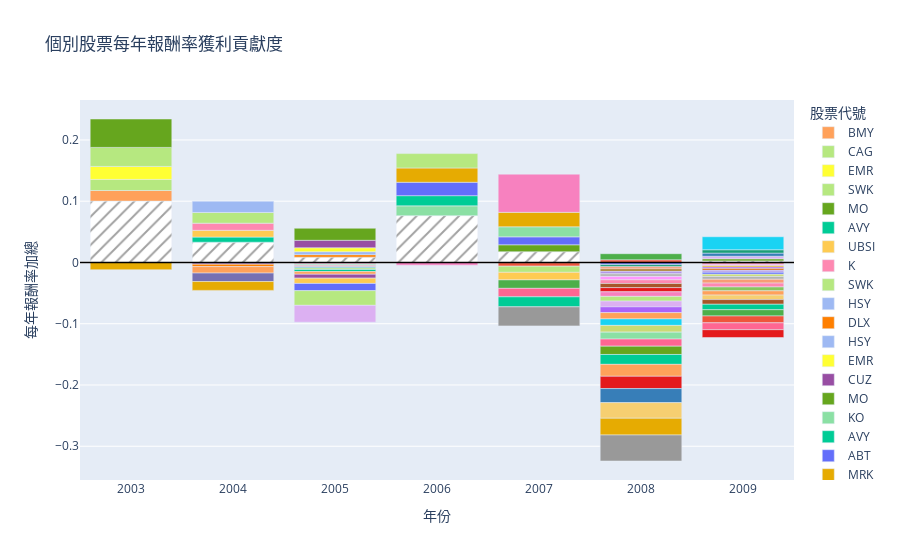

Notebook source saved alongside this figure:
### Code cell
_, _ = opt_rep_pe.calc_returns_contrib(5)

### Figure 1 — Plotly figure (JSON) as saved in the notebook; plotly's stock layout.template omitted (floating-point values rounded to 4 significant figures)
{"data": [{"hovertemplate": "%{x}<br>%{y:.2%}<br>MRK<extra></extra>", "marker": {"color": "rgb(230,171,2)"}, "name": "MRK", "offsetgroup": "MRK", "showlegend": false, "type": "bar", "x": [2003], "y": [-0.01182]}, {"base": 0, "hovertemplate": "%{x}<br>其他: %{y:.2%}<extra></extra>", "marker": {"color": "white", "pattern": {"shape": "/"}}, "name": "其他 (2003)", "offsetgroup": "其他", "showlegend": false, "type": "bar", "x": [2003], "y": [0.1002]}, {"base": 0.1002, "hovertemplate": "BMY: 1.73%<extra></extra>", "marker": {"color": "#FFA15A"}, "name": "BMY", "offsetgroup": "BMY", "type": "bar", "x": [2003], "y": [0.01734]}, {"base": 0.1175, "hovertemplate": "CAG: 1.81%<extra></extra>", "marker": {"color": "#B6E880"}, "name": "CAG", "offsetgroup": "CAG", "type": "bar", "x": [2003], "y": [0.01808]}, {"base": 0.1356, "hovertemplate": "EMR: 2.12%<extra></extra>", "marker": {"color": "rgb(255,255,51)"}, "name": "EMR", "offsetgroup": "EMR", "type": "bar", "x": [2003], "y": [0.02123]}, {"base": 0.1568, "hovertemplate": "SWK: 3.10%<extra></extra>", "marker": {"color": "#B6E880"}, "name": "SWK", "offsetgroup": "SWK", "type": "bar", "x": [2003], "y": [0.03102]}, {"base": 0.1878, "hovertemplate": "MO: 4.64%<extra></extra>", "marker": {"color": "rgb(102,166,30)"}, "name": "MO", "offsetgroup": "MO", "type": "bar", "x": [2003], "y": [0.04637]}, {"hovertemplate": "%{x}<br>%{y:.2%}<br>ABT<extra></extra>", "marker": {"color": "#636EFA"}, "name": "ABT", "offsetgroup": "ABT", "showlegend": false, "type": "bar", "x": [2004], "y": [-0.0008529]}, {"hovertemplate": "%{x}<br>%{y:.2%}<br>VTR<extra></extra>", "marker": {"color": "rgb(152,78,163)"}, "name": "VTR", "offsetgroup": "VTR", "showlegend": false, "type": "bar", "x": [2004], "y": [-0.001988]}, {"hovertemplate": "%{x}<br>%{y:.2%}<br>DLX<extra></extra>", "marker": {"color": "rgb(255,127,0)"}, "name": "DLX", "offsetgroup": "DLX", "showlegend": false, "type": "bar", "x": [2004], "y": [-0.0039]}, {"hovertemplate": "%{x}<br>%{y:.2%}<br>BMY<extra></extra>", "marker": {"color": "#FFA15A"}, "name": "BMY", "offsetgroup": "BMY", "showlegend": false, "type": "bar", "x": [2004], "y": [-0.01058]}, {"hovertemplate": "%{x}<br>%{y:.2%}<br>MMC<extra></extra>", "marker": {"color": "rgb(117,112,179)"}, "name": "MMC", "offsetgroup": "MMC", "showlegend": false, "type": "bar", "x": [2004], "y": [-0.01382]}, {"hovertemplate": "%{x}<br>%{y:.2%}<br>MRK<extra></extra>", "marker": {"color": "rgb(230,171,2)"}, "name": "MRK", "offsetgroup": "MRK", "showlegend": false, "type": "bar", "x": [2004], "y": [-0.01442]}, {"base": 0, "hovertemplate": "%{x}<br>其他: %{y:.2%}<extra></extra>", "marker": {"color": "white", "pattern": {"shape": "/"}}, "name": "其他 (2004)", "offsetgroup": "其他", "showlegend": false, "type": "bar", "x": [2004], "y": [0.0331]}, {"base": 0.0331, "hovertemplate": "AVY: 0.83%<extra></extra>", "marker": {"color": "#00CC96"}, "name": "AVY", "offsetgroup": "AVY", "type": "bar", "x": [2004], "y": [0.008344]}, {"base": 0.04144, "hovertemplate": "UBSI: 1.11%<extra></extra>", "marker": {"color": "#FECB52"}, "name": "UBSI", "offsetgroup": "UBSI", "type": "bar", "x": [2004], "y": [0.01105]}, {"base": 0.05249, "hovertemplate": "K: 1.16%<extra></extra>", "marker": {"color": "rgb(254, 136, 177)"}, "name": "K", "offsetgroup": "K", "type": "bar", "x": [2004], "y": [0.01162]}, {"base": 0.06411, "hovertemplate": "SWK: 1.75%<extra></extra>", "marker": {"color": "#B6E880"}, "name": "SWK", "offsetgroup": "SWK", "type": "bar", "x": [2004], "y": [0.01752]}, {"base": 0.08163, "hovertemplate": "HSY: 1.84%<extra></extra>", "marker": {"color": "rgb(158, 185, 243)"}, "name": "HSY", "offsetgroup": "HSY", "type": "bar", "x": [2004], "y": [0.01839]}, {"hovertemplate": "%{x}<br>%{y:.2%}<br>MMC<extra></extra>", "marker": {"color": "rgb(117,112,179)"}, "name": "MMC", "offsetgroup": "MMC", "showlegend": false, "type": "bar", "x": [2005], "y": [-0.001296]}, {"hovertemplate": "%{x}<br>%{y:.2%}<br>K<extra></extra>", "marker": {"color": "rgb(254, 136, 177)"}, "name": "K", "offsetgroup": "K", "showlegend": false, "type": "bar", "x": [2005], "y": [-0.001741]}, {"hovertemplate": "%{x}<br>%{y:.2%}<br>KO<extra></extra>", "marker": {"color": "rgb(139, 224, 164)"}, "name": "KO", "offsetgroup": "KO", "showlegend": false, "type": "bar", "x": [2005], "y": [-0.0018]}, {"hovertemplate": "%{x}<br>%{y:.2%}<br>SON<extra></extra>", "marker": {"color": "#FF6692"}, "name": "SON", "offsetgroup": "SON", "showlegend": false, "type": "bar", "x": [2005], "y": [-0.001973]}, {"hovertemplate": "%{x}<br>%{y:.2%}<br>FUN<extra></extra>", "marker": {"color": "rgb(102, 197, 204)"}, "name": "FUN", "offsetgroup": "FUN", "showlegend": false, "type": "bar", "x": [2005], "y": [-0.002216]}, {"hovertemplate": "%{x}<br>%{y:.2%}<br>SWK<extra></extra>", "marker": {"color": "#B6E880"}, "name": "SWK", "offsetgroup": "SWK", "showlegend": false, "type": "bar", "x": [2005], "y": [-0.002454]}, {"hovertemplate": "%{x}<br>%{y:.2%}<br>AVY<extra></extra>", "marker": {"color": "#00CC96"}, "name": "AVY", "offsetgroup": "AVY", "showlegend": false, "type": "bar", "x": [2005], "y": [-0.003459]}, {"hovertemplate": "%{x}<br>%{y:.2%}<br>BMY<extra></extra>", "marker": {"color": "#FFA15A"}, "name": "BMY", "offsetgroup": "BMY", "showlegend": false, "type": "bar", "x": [2005], "y": [-0.004277]}, {"hovertemplate": "%{x}<br>%{y:.2%}<br>VTR<extra></extra>", "marker": {"color": "rgb(152,78,163)"}, "name": "VTR", "offsetgroup": "VTR", "showlegend": false, "type": "bar", "x": [2005], "y": [-0.006426]}, {"hovertemplate": "%{x}<br>%{y:.2%}<br>UBSI<extra></extra>", "marker": {"color": "#FECB52"}, "name": "UBSI", "offsetgroup": "UBSI", "showlegend": false, "type": "bar", "x": [2005], "y": [-0.008606]}, {"hovertemplate": "%{x}<br>%{y:.2%}<br>ABT<extra></extra>", "marker": {"color": "#636EFA"}, "name": "ABT", "offsetgroup": "ABT", "showlegend": false, "type": "bar", "x": [2005], "y": [-0.01175]}, {"hovertemplate": "%{x}<br>%{y:.2%}<br>CAG<extra></extra>", "marker": {"color": "#B6E880"}, "name": "CAG", "offsetgroup": "CAG", "showlegend": false, "type": "bar", "x": [2005], "y": [-0.02404]}, {"hovertemplate": "%{x}<br>%{y:.2%}<br>GOGL<extra></extra>", "marker": {"color": "rgb(220, 176, 242)"}, "name": "GOGL", "offsetgroup": "GOGL", "showlegend": false, "type": "bar", "x": [2005], "y": [-0.02745]}, {"base": 0, "hovertemplate": "%{x}<br>其他: %{y:.2%}<extra></extra>", "marker": {"color": "white", "pattern": {"shape": "/"}}, "name": "其他 (2005)", "offsetgroup": "其他", "showlegend": false, "type": "bar", "x": [2005], "y": [0.008717]}, {"base": 0.008717, "hovertemplate": "DLX: 0.40%<extra></extra>", "marker": {"color": "rgb(255,127,0)"}, "name": "DLX", "offsetgroup": "DLX", "type": "bar", "x": [2005], "y": [0.004047]}, {"base": 0.01276, "hovertemplate": "HSY: 0.49%<extra></extra>", "marker": {"color": "rgb(158, 185, 243)"}, "name": "HSY", "offsetgroup": "HSY", "type": "bar", "x": [2005], "y": [0.004861]}, {"base": 0.01762, "hovertemplate": "EMR: 0.64%<extra></extra>", "marker": {"color": "rgb(255,255,51)"}, "name": "EMR", "offsetgroup": "EMR", "type": "bar", "x": [2005], "y": [0.00644]}, {"base": 0.02406, "hovertemplate": "CUZ: 1.21%<extra></extra>", "marker": {"color": "rgb(152,78,163)"}, "name": "CUZ", "offsetgroup": "CUZ", "type": "bar", "x": [2005], "y": [0.01215]}, {"base": 0.03621, "hovertemplate": "MO: 1.96%<extra></extra>", "marker": {"color": "rgb(102,166,30)"}, "name": "MO", "offsetgroup": "MO", "type": "bar", "x": [2005], "y": [0.01963]}, {"hovertemplate": "%{x}<br>%{y:.2%}<br>FCX<extra></extra>", "marker": {"color": "rgb(247,129,191)"}, "name": "FCX", "offsetgroup": "FCX", "showlegend": false, "type": "bar", "x": [2006], "y": [-0.00445]}, {"base": 0, "hovertemplate": "%{x}<br>其他: %{y:.2%}<extra></extra>", "marker": {"color": "white", "pattern": {"shape": "/"}}, "name": "其他 (2006)", "offsetgroup": "其他", "showlegend": false, "type": "bar", "x": [2006], "y": [0.07645]}, {"base": 0.07645, "hovertemplate": "KO: 1.60%<extra></extra>", "marker": {"color": "rgb(139, 224, 164)"}, "name": "KO", "offsetgroup": "KO", "type": "bar", "x": [2006], "y": [0.01596]}, {"base": 0.09241, "hovertemplate": "AVY: 1.66%<extra></extra>", "marker": {"color": "#00CC96"}, "name": "AVY", "offsetgroup": "AVY", "type": "bar", "x": [2006], "y": [0.01663]}, {"base": 0.109, "hovertemplate": "ABT: 2.18%<extra></extra>", "marker": {"color": "#636EFA"}, "name": "ABT", "offsetgroup": "ABT", "type": "bar", "x": [2006], "y": [0.02185]}, {"base": 0.1309, "hovertemplate": "MRK: 2.34%<extra></extra>", "marker": {"color": "rgb(230,171,2)"}, "name": "MRK", "offsetgroup": "MRK", "type": "bar", "x": [2006], "y": [0.02336]}, {"base": 0.1542, "hovertemplate": "CAG: 2.35%<extra></extra>", "marker": {"color": "#B6E880"}, "name": "CAG", "offsetgroup": "CAG", "type": "bar", "x": [2006], "y": [0.02348]}, {"hovertemplate": "%{x}<br>%{y:.2%}<br>PFE<extra></extra>", "marker": {"color": "#636EFA"}, "name": "PFE", "offsetgroup": "PFE", "showlegend": false, "type": "bar", "x": [2007], "y": [-0.0004401]}, {"hovertemplate": "%{x}<br>%{y:.2%}<br>AJG<extra></extra>", "marker": {"color": "#EF553B"}, "name": "AJG", "offsetgroup": "AJG", "showlegend": false, "type": "bar", "x": [2007], "y": [-0.005662]}, {"hovertemplate": "%{x}<br>%{y:.2%}<br>CAG<extra></extra>", "marker": {"color": "#B6E880"}, "name": "CAG", "offsetgroup": "CAG", "showlegend": false, "type": "bar", "x": [2007], "y": [-0.01003]}, {"hovertemplate": "%{x}<br>%{y:.2%}<br>UBSI<extra></extra>", "marker": {"color": "#FECB52"}, "name": "UBSI", "offsetgroup": "UBSI", "showlegend": false, "type": "bar", "x": [2007], "y": [-0.01235]}, {"hovertemplate": "%{x}<br>%{y:.2%}<br>VLY<extra></extra>", "marker": {"color": "rgb(77,175,74)"}, "name": "VLY", "offsetgroup": "VLY", "showlegend": false, "type": "bar", "x": [2007], "y": [-0.01378]}, {"hovertemplate": "%{x}<br>%{y:.2%}<br>BXP<extra></extra>", "marker": {"color": "#FF6692"}, "name": "BXP", "offsetgroup": "BXP", "showlegend": false, "type": "bar", "x": [2007], "y": [-0.01386]}, {"hovertemplate": "%{x}<br>%{y:.2%}<br>AVY<extra></extra>", "marker": {"color": "#00CC96"}, "name": "AVY", "offsetgroup": "AVY", "showlegend": false, "type": "bar", "x": [2007], "y": [-0.01632]}, {"hovertemplate": "%{x}<br>%{y:.2%}<br>FITB<extra></extra>", "marker": {"color": "rgb(153,153,153)"}, "name": "FITB", "offsetgroup": "FITB", "showlegend": false, "type": "bar", "x": [2007], "y": [-0.03107]}, {"base": 0, "hovertemplate": "%{x}<br>其他: %{y:.2%}<extra></extra>", "marker": {"color": "white", "pattern": {"shape": "/"}}, "name": "其他 (2007)", "offsetgroup": "其他", "showlegend": false, "type": "bar", "x": [2007], "y": [0.01759]}, {"base": 0.01759, "hovertemplate": "MO: 1.13%<extra></extra>", "marker": {"color": "rgb(102,166,30)"}, "name": "MO", "offsetgroup": "MO", "type": "bar", "x": [2007], "y": [0.01127]}, {"base": 0.02885, "hovertemplate": "ABT: 1.30%<extra></extra>", "marker": {"color": "#636EFA"}, "name": "ABT", "offsetgroup": "ABT", "type": "bar", "x": [2007], "y": [0.01296]}, {"base": 0.04182, "hovertemplate": "KO: 1.64%<extra></extra>", "marker": {"color": "rgb(139, 224, 164)"}, "name": "KO", "offsetgroup": "KO", "type": "bar", "x": [2007], "y": [0.01642]}, {"base": 0.05824, "hovertemplate": "MRK: 2.36%<extra></extra>", "marker": {"color": "rgb(230,171,2)"}, "name": "MRK", "offsetgroup": "MRK", "type": "bar", "x": [2007], "y": [0.02358]}, {"base": 0.08181, "hovertemplate": "FCX: 6.24%<extra></extra>", "marker": {"color": "rgb(247,129,191)"}, "name": "FCX", "offsetgroup": "FCX", "type": "bar", "x": [2007], "y": [0.06235]}, {"hovertemplate": "%{x}<br>%{y:.2%}<br>GPC<extra></extra>", "marker": {"color": "rgb(135, 197, 95)"}, "name": "GPC", "offsetgroup": "GPC", "showlegend": false, "type": "bar", "x": [2008], "y": [-0.0007377]}, {"hovertemplate": "%{x}<br>%{y:.2%}<br>ABT<extra></extra>", "marker": {"color": "#636EFA"}, "name": "ABT", "offsetgroup": "ABT", "showlegend": false, "type": "bar", "x": [2008], "y": [-0.002862]}, {"hovertemplate": "%{x}<br>%{y:.2%}<br>MCHP<extra></extra>", "marker": {"color": "rgb(27,158,119)"}, "name": "MCHP", "offsetgroup": "MCHP", "showlegend": false, "type": "bar", "x": [2008], "y": [-0.003431]}, {"hovertemplate": "%{x}<br>%{y:.2%}<br>GIS<extra></extra>", "marker": {"color": "rgb(248, 156, 116)"}, "name": "GIS", "offsetgroup": "GIS", "showlegend": false, "type": "bar", "x": [2008], "y": [-0.003655]}, {"hovertemplate": "%{x}<br>%{y:.2%}<br>PAYX<extra></extra>", "marker": {"color": "rgb(166,118,29)"}, "name": "PAYX", "offsetgroup": "PAYX", "showlegend": false, "type": "bar", "x": [2008], "y": [-0.003708]}, {"hovertemplate": "%{x}<br>%{y:.2%}<br>LLY<extra></extra>", "marker": {"color": "rgb(180, 151, 231)"}, "name": "LLY", "offsetgroup": "LLY", "showlegend": false, "type": "bar", "x": [2008], "y": [-0.0042]}, {"hovertemplate": "%{x}<br>%{y:.2%}<br>MAT<extra></extra>", "marker": {"color": "rgb(179, 179, 179)"}, "name": "MAT", "offsetgroup": "MAT", "showlegend": false, "type": "bar", "x": [2008], "y": [-0.004204]}, {"hovertemplate": "%{x}<br>%{y:.2%}<br>SYY<extra></extra>", "marker": {"color": "#FF97FF"}, "name": "SYY", "offsetgroup": "SYY", "showlegend": false, "type": "bar", "x": [2008], "y": [-0.005531]}, {"hovertemplate": "%{x}<br>%{y:.2%}<br>K<extra></extra>", "marker": {"color": "rgb(254, 136, 177)"}, "name": "K", "offsetgroup": "K", "showlegend": false, "type": "bar", "x": [2008], "y": [-0.00604]}, {"hovertemplate": "%{x}<br>%{y:.2%}<br>EXC<extra></extra>", "marker": {"color": "rgb(166,86,40)"}, "name": "EXC", "offsetgroup": "EXC", "showlegend": false, "type": "bar", "x": [2008], "y": [-0.006717]}, {"hovertemplate": "%{x}<br>%{y:.2%}<br>USB<extra></extra>", "marker": {"color": "rgb(228,26,28)"}, "name": "USB", "offsetgroup": "USB", "showlegend": false, "type": "bar", "x": [2008], "y": [-0.006887]}, {"hovertemplate": "%{x}<br>%{y:.2%}<br>FCX<extra></extra>", "marker": {"color": "rgb(247,129,191)"}, "name": "FCX", "offsetgroup": "FCX", "showlegend": false, "type": "bar", "x": [2008], "y": [-0.007397]}, {"hovertemplate": "%{x}<br>%{y:.2%}<br>CAG<extra></extra>", "marker": {"color": "#B6E880"}, "name": "CAG", "offsetgroup": "CAG", "showlegend": false, "type": "bar", "x": [2008], "y": [-0.007707]}, {"hovertemplate": "%{x}<br>%{y:.2%}<br>GOGL<extra></extra>", "marker": {"color": "rgb(220, 176, 242)"}, "name": "GOGL", "offsetgroup": "GOGL", "showlegend": false, "type": "bar", "x": [2008], "y": [-0.009391]}, {"hovertemplate": "%{x}<br>%{y:.2%}<br>PPG<extra></extra>", "marker": {"color": "#AB63FA"}, "name": "PPG", "offsetgroup": "PPG", "showlegend": false, "type": "bar", "x": [2008], "y": [-0.009431]}, {"hovertemplate": "%{x}<br>%{y:.2%}<br>BMY<extra></extra>", "marker": {"color": "#FFA15A"}, "name": "BMY", "offsetgroup": "BMY", "showlegend": false, "type": "bar", "x": [2008], "y": [-0.01018]}, {"hovertemplate": "%{x}<br>%{y:.2%}<br>SIG<extra></extra>", "marker": {"color": "#19D3F3"}, "name": "SIG", "offsetgroup": "SIG", "showlegend": false, "type": "bar", "x": [2008], "y": [-0.01069]}, {"hovertemplate": "%{x}<br>%{y:.2%}<br>KMB<extra></extra>", "marker": {"color": "rgb(201, 219, 116)"}, "name": "KMB", "offsetgroup": "KMB", "showlegend": false, "type": "bar", "x": [2008], "y": [-0.01095]}, {"hovertemplate": "%{x}<br>%{y:.2%}<br>KO<extra></extra>", "marker": {"color": "rgb(139, 224, 164)"}, "name": "KO", "offsetgroup": "KO", "showlegend": false, "type": "bar", "x": [2008], "y": [-0.01132]}, {"hovertemplate": "%{x}<br>%{y:.2%}<br>BXP<extra></extra>", "marker": {"color": "#FF6692"}, "name": "BXP", "offsetgroup": "BXP", "showlegend": false, "type": "bar", "x": [2008], "y": [-0.01164]}, {"hovertemplate": "%{x}<br>%{y:.2%}<br>MO<extra></extra>", "marker": {"color": "rgb(102,166,30)"}, "name": "MO", "offsetgroup": "MO", "showlegend": false, "type": "bar", "x": [2008], "y": [-0.01351]}, {"hovertemplate": "%{x}<br>%{y:.2%}<br>AVY<extra></extra>", "marker": {"color": "#00CC96"}, "name": "AVY", "offsetgroup": "AVY", "showlegend": false, "type": "bar", "x": [2008], "y": [-0.01616]}, {"hovertemplate": "%{x}<br>%{y:.2%}<br>SFL<extra></extra>", "marker": {"color": "#FFA15A"}, "name": "SFL", "offsetgroup": "SFL", "showlegend": false, "type": "bar", "x": [2008], "y": [-0.01949]}, {"hovertemplate": "%{x}<br>%{y:.2%}<br>CMA<extra></extra>", "marker": {"color": "rgb(228,26,28)"}, "name": "CMA", "offsetgroup": "CMA", "showlegend": false, "type": "bar", "x": [2008], "y": [-0.02007]}, {"hovertemplate": "%{x}<br>%{y:.2%}<br>CNS<extra></extra>", "marker": {"color": "rgb(55,126,184)"}, "name": "CNS", "offsetgroup": "CNS", "showlegend": false, "type": "bar", "x": [2008], "y": [-0.0229]}, {"hovertemplate": "%{x}<br>%{y:.2%}<br>GE<extra></extra>", "marker": {"color": "rgb(246, 207, 113)"}, "name": "GE", "offsetgroup": "GE", "showlegend": false, "type": "bar", "x": [2008], "y": [-0.02549]}, {"hovertemplate": "%{x}<br>%{y:.2%}<br>MRK<extra></extra>", "marker": {"color": "rgb(230,171,2)"}, "name": "MRK", "offsetgroup": "MRK", "showlegend": false, "type": "bar", "x": [2008], "y": [-0.02734]}, {"hovertemplate": "%{x}<br>%{y:.2%}<br>FITB<extra></extra>", "marker": {"color": "rgb(153,153,153)"}, "name": "FITB", "offsetgroup": "FITB", "showlegend": false, "type": "bar", "x": [2008], "y": [-0.04245]}, {"base": 0, "hovertemplate": "MKC: 0.03%<extra></extra>", "marker": {"color": "rgb(217,95,2)"}, "name": "MKC", "offsetgroup": "MKC", "type": "bar", "x": [2008], "y": [0.0002503]}, {"base": 0.0002503, "hovertemplate": "AJG: 0.41%<extra></extra>", "marker": {"color": "#EF553B"}, "name": "AJG", "offsetgroup": "AJG", "type": "bar", "x": [2008], "y": [0.004122]}, {"base": 0.004372, "hovertemplate": "VLY: 0.99%<extra></extra>", "marker": {"color": "rgb(77,175,74)"}, "name": "VLY", "offsetgroup": "VLY", "type": "bar", "x": [2008], "y": [0.009918]}, {"hovertemplate": "%{x}<br>%{y:.2%}<br>BMY<extra></extra>", "marker": {"color": "#FFA15A"}, "name": "BMY", "offsetgroup": "BMY", "showlegend": false, "type": "bar", "x": [2009], "y": [-0.001113]}, {"hovertemplate": "%{x}<br>%{y:.2%}<br>CMA<extra></extra>", "marker": {"color": "rgb(228,26,28)"}, "name": "CMA", "offsetgroup": "CMA", "showlegend": false, "type": "bar", "x": [2009], "y": [-0.001903]}, {"hovertemplate": "%{x}<br>%{y:.2%}<br>SYY<extra></extra>", "marker": {"color": "#FF97FF"}, "name": "SYY", "offsetgroup": "SYY", "showlegend": false, "type": "bar", "x": [2009], "y": [-0.002176]}, {"hovertemplate": "%{x}<br>%{y:.2%}<br>MRK<extra></extra>", "marker": {"color": "rgb(230,171,2)"}, "name": "MRK", "offsetgroup": "MRK", "showlegend": false, "type": "bar", "x": [2009], "y": [-0.002398]}, {"hovertemplate": "%{x}<br>%{y:.2%}<br>PPG<extra></extra>", "marker": {"color": "#AB63FA"}, "name": "PPG", "offsetgroup": "PPG", "showlegend": false, "type": "bar", "x": [2009], "y": [-0.002434]}, {"hovertemplate": "%{x}<br>%{y:.2%}<br>MKC<extra></extra>", "marker": {"color": "rgb(217,95,2)"}, "name": "MKC", "offsetgroup": "MKC", "showlegend": false, "type": "bar", "x": [2009], "y": [-0.002773]}, {"hovertemplate": "%{x}<br>%{y:.2%}<br>LLY<extra></extra>", "marker": {"color": "rgb(180, 151, 231)"}, "name": "LLY", "offsetgroup": "LLY", "showlegend": false, "type": "bar", "x": [2009], "y": [-0.003216]}, {"hovertemplate": "%{x}<br>%{y:.2%}<br>ABT<extra></extra>", "marker": {"color": "#636EFA"}, "name": "ABT", "offsetgroup": "ABT", "showlegend": false, "type": "bar", "x": [2009], "y": [-0.003278]}, {"hovertemplate": "%{x}<br>%{y:.2%}<br>KMB<extra></extra>", "marker": {"color": "rgb(201, 219, 116)"}, "name": "KMB", "offsetgroup": "KMB", "showlegend": false, "type": "bar", "x": [2009], "y": [-0.0035]}, {"hovertemplate": "%{x}<br>%{y:.2%}<br>MAT<extra></extra>", "marker": {"color": "rgb(179, 179, 179)"}, "name": "MAT", "offsetgroup": "MAT", "showlegend": false, "type": "bar", "x": [2009], "y": [-0.004698]}, {"hovertemplate": "%{x}<br>%{y:.2%}<br>GIS<extra></extra>", "marker": {"color": "rgb(248, 156, 116)"}, "name": "GIS", "offsetgroup": "GIS", "showlegend": false, "type": "bar", "x": [2009], "y": [-0.006236]}, {"hovertemplate": "%{x}<br>%{y:.2%}<br>K<extra></extra>", "marker": {"color": "rgb(254, 136, 177)"}, "name": "K", "offsetgroup": "K", "showlegend": false, "type": "bar", "x": [2009], "y": [-0.006296]}, {"hovertemplate": "%{x}<br>%{y:.2%}<br>GPC<extra></extra>", "marker": {"color": "rgb(135, 197, 95)"}, "name": "GPC", "offsetgroup": "GPC", "showlegend": false, "type": "bar", "x": [2009], "y": [-0.006308]}, {"hovertemplate": "%{x}<br>%{y:.2%}<br>SFL<extra></extra>", "marker": {"color": "#FFA15A"}, "name": "SFL", "offsetgroup": "SFL", "showlegend": false, "type": "bar", "x": [2009], "y": [-0.006937]}, {"hovertemplate": "%{x}<br>%{y:.2%}<br>GE<extra></extra>", "marker": {"color": "rgb(246, 207, 113)"}, "name": "GE", "offsetgroup": "GE", "showlegend": false, "type": "bar", "x": [2009], "y": [-0.007343]}, {"hovertemplate": "%{x}<br>%{y:.2%}<br>EXC<extra></extra>", "marker": {"color": "rgb(166,86,40)"}, "name": "EXC", "offsetgroup": "EXC", "showlegend": false, "type": "bar", "x": [2009], "y": [-0.007612]}, {"hovertemplate": "%{x}<br>%{y:.2%}<br>AVY<extra></extra>", "marker": {"color": "#00CC96"}, "name": "AVY", "offsetgroup": "AVY", "showlegend": false, "type": "bar", "x": [2009], "y": [-0.008903]}, {"hovertemplate": "%{x}<br>%{y:.2%}<br>VLY<extra></extra>", "marker": {"color": "rgb(77,175,74)"}, "name": "VLY", "offsetgroup": "VLY", "showlegend": false, "type": "bar", "x": [2009], "y": [-0.01025]}, {"hovertemplate": "%{x}<br>%{y:.2%}<br>AJG<extra></extra>", "marker": {"color": "#EF553B"}, "name": "AJG", "offsetgroup": "AJG", "showlegend": false, "type": "bar", "x": [2009], "y": [-0.01119]}, {"hovertemplate": "%{x}<br>%{y:.2%}<br>BXP<extra></extra>", "marker": {"color": "#FF6692"}, "name": "BXP", "offsetgroup": "BXP", "showlegend": false, "type": "bar", "x": [2009], "y": [-0.0112]}, {"hovertemplate": "%{x}<br>%{y:.2%}<br>USB<extra></extra>", "marker": {"color": "rgb(228,26,28)"}, "name": "USB", "offsetgroup": "USB", "showlegend": false, "type": "bar", "x": [2009], "y": [-0.01274]}, {"base": 0, "hovertemplate": "%{x}<br>其他: %{y:.2%}<extra></extra>", "marker": {"color": "white", "pattern": {"shape": "/"}}, "name": "其他 (2009)", "offsetgroup": "其他", "showlegend": false, "type": "bar", "x": [2009], "y": [0.00259]}, {"base": 0.00259, "hovertemplate": "MO: 0.34%<extra></extra>", "marker": {"color": "rgb(102,166,30)"}, "name": "MO", "offsetgroup": "MO", "type": "bar", "x": [2009], "y": [0.00345]}, {"base": 0.00604, "hovertemplate": "GOGL: 0.41%<extra></extra>", "marker": {"color": "rgb(220, 176, 242)"}, "name": "GOGL", "offsetgroup": "GOGL", "type": "bar", "x": [2009], "y": [0.004114]}, {"base": 0.01015, "hovertemplate": "CNS: 0.51%<extra></extra>", "marker": {"color": "rgb(55,126,184)"}, "name": "CNS", "offsetgroup": "CNS", "type": "bar", "x": [2009], "y": [0.005096]}, {"base": 0.01525, "hovertemplate": "MCHP: 0.55%<extra></extra>", "marker": {"color": "rgb(27,158,119)"}, "name": "MCHP", "offsetgroup": "MCHP", "type": "bar", "x": [2009], "y": [0.005529]}, {"base": 0.02078, "hovertemplate": "SIG: 2.12%<extra></extra>", "marker": {"color": "#19D3F3"}, "name": "SIG", "offsetgroup": "SIG", "type": "bar", "x": [2009], "y": [0.02118]}], "layout": {"barmode": "relative", "legend": {"title": {"text": "股票代號"}}, "shapes": [{"line": {"color": "black", "width": 1.5}, "type": "line", "x0": 0, "x1": 1, "xref": "paper", "y0": 0, "y1": 0, "yref": "y"}], "title": {"text": "個別股票每年報酬率獲利貢獻度"}, "xaxis": {"title": {"text": "年份"}}, "yaxis": {"title": {"text": "每年報酬率加總"}}}}
